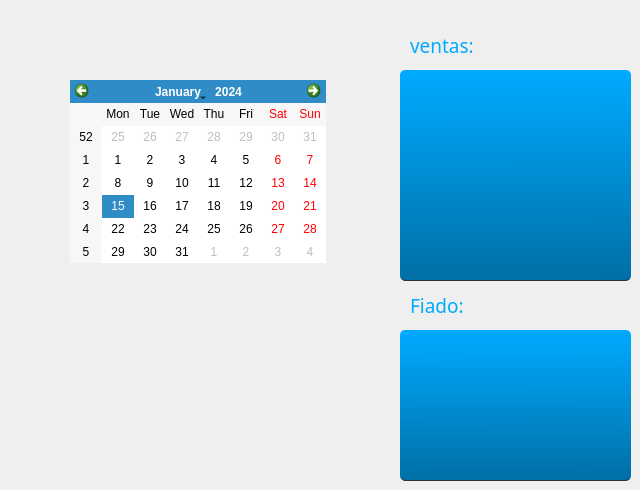
               <widget class="QWidget" name="page_historial">
                <widget class="QTableWidget" name="historial_ventas">
                 <property name="geometry">
                  <rect>
                   <x>400</x>
                   <y>70</y>
                   <width>231</width>
                   <height>211</height>
                  </rect>
                 </property>
                 <property name="cursor" stdset="0">
                  <cursorShape>ArrowCursor</cursorShape>
                 </property>
                 <property name="styleSheet">
                  <string notr="true">QTableWidget {	
	background-color: qlineargradient(spread:pad, x1:0.522682, y1:1, x2:0.516682, y2:0.011, stop:0 rgba(0, 111, 166, 255), stop:1 rgba(0, 170, 255, 255));
	border-radius: 5px;
	gridline-color: rgb(44, 49, 60);
	border-bottom: 1px solid rgb(44, 49, 60);
}
QTableWidget::item{
	border-color: rgb(44, 49, 60);
	padding-left: 5px;
	padding-right: 5px;
	gridline-color: rgb(44, 49, 60);
}
QTableWidget::item:selected{
	background-color: rgb(27, 55, 83);
}
QScrollBar:horizontal {
    border: none;
    background: rgb(52, 59, 72);
    height: 14px;
    margin: 0px 21px 0 21px;
	border-radius: 0px;
}
 QScrollBar:vertical {
	border: none;
    background: rgb(52, 59, 72);
    width: 14px;
    margin: 21px 0 21px 0;
	border-radius: 0px;
 }
QHeaderView::section{
	Background-color: qlineargradient(spread:pad, x1:0.522682, y1:1, x2:0.516682, y2:0.011, stop:0 rgba(0, 111, 166, 255), stop:1 rgba(0, 170, 255, 255));
	max-width: 30px;
	border: 1px solid rgb(44, 49, 60);
	border-style: none;
    border-bottom: 1px solid rgb(44, 49, 60);
    border-right: 1px solid rgb(44, 49, 60);
}
QTableWidget::horizontalHeader {	
	background-color:  qlineargradient(spread:pad, x1:0.522682, y1:1, x2:0.516682, y2:0.011, stop:0 rgba(0, 111, 166, 255), stop:1 rgba(0, 170, 255, 255));
}
QHeaderView::section:horizontal
{
    border: 1px solid rgb(32, 34, 42);
	background-color: qlineargradient(spread:pad, x1:0.522682, y1:1, x2:0.516682, y2:0.011, stop:0 rgba(0, 111, 166, 255), stop:1 rgba(0, 170, 255, 255));
	padding: 3px;
}
QHeaderView::section:vertical
{
    border: 1px solid rgb(44, 49, 60);
}</string>
                 </property>
                </widget>
                <widget class="QCalendarWidget" name="calendarWidget">
                 <property name="geometry">
                  <rect>
                   <x>70</x>
                   <y>80</y>
                   <width>256</width>
                   <height>183</height>
                  </rect>
                 </property>
                </widget>
                <widget class="QLabel" name="label">
                 <property name="geometry">
                  <rect>
                   <x>410</x>
                   <y>30</y>
                   <width>151</width>
                   <height>31</height>
                  </rect>
                 </property>
                 <property name="font">
                  <font>
                   <family>Levenim MT</family>
                   <pointsize>14</pointsize>
                  </font>
                 </property>
                 <property name="styleSheet">
                  <string notr="true">color: rgb(0, 170, 255);</string>
                 </property>
                 <property name="text">
                  <string>ventas:</string>
                 </property>
                </widget>
                <widget class="QLabel" name="label_2">
                 <property name="geometry">
                  <rect>
                   <x>410</x>
                   <y>290</y>
                   <width>151</width>
                   <height>31</height>
                  </rect>
                 </property>
                 <property name="font">
                  <font>
                   <family>Levenim MT</family>
                   <pointsize>14</pointsize>
                  </font>
                 </property>
                 <property name="styleSheet">
                  <string notr="true">color: rgb(0, 170, 255);</string>
                 </property>
                 <property name="text">
                  <string>Fiado:</string>
                 </property>
                </widget>
                <widget class="QTableWidget" name="historial_fiado">
                 <property name="geometry">
                  <rect>
                   <x>400</x>
                   <y>330</y>
                   <width>231</width>
                   <height>151</height>
                  </rect>
                 </property>
                 <property name="styleSheet">
                  <string notr="true">QTableWidget {	
	background-color: qlineargradient(spread:pad, x1:0.522682, y1:1, x2:0.516682, y2:0.011, stop:0 rgba(0, 111, 166, 255), stop:1 rgba(0, 170, 255, 255));
	border-radius: 5px;
	gridline-color: rgb(44, 49, 60);
	border-bottom: 1px solid rgb(44, 49, 60);
}
QTableWidget::item{
	border-color: rgb(44, 49, 60);
	padding-left: 5px;
	padding-right: 5px;
	gridline-color: rgb(44, 49, 60);
}
QTableWidget::item:selected{
	background-color: rgb(27, 55, 83);
}
QScrollBar:horizontal {
    border: none;
    background: rgb(52, 59, 72);
    height: 14px;
    margin: 0px 21px 0 21px;
	border-radius: 0px;
}
 QScrollBar:vertical {
	border: none;
    background: rgb(52, 59, 72);
    width: 14px;
    margin: 21px 0 21px 0;
	border-radius: 0px;
 }
QHeaderView::section{
	Background-color: qlineargradient(spread:pad, x1:0.522682, y1:1, x2:0.516682, y2:0.011, stop:0 rgba(0, 111, 166, 255), stop:1 rgba(0, 170, 255, 255));
	max-width: 30px;
	border: 1px solid rgb(44, 49, 60);
	border-style: none;
    border-bottom: 1px solid rgb(44, 49, 60);
    border-right: 1px solid rgb(44, 49, 60);
}
QTableWidget::horizontalHeader {	
	background-color:  qlineargradient(spread:pad, x1:0.522682, y1:1, x2:0.516682, y2:0.011, stop:0 rgba(0, 111, 166, 255), stop:1 rgba(0, 170, 255, 255));
}
QHeaderView::section:horizontal
{
    border: 1px solid rgb(32, 34, 42);
	background-color: qlineargradient(spread:pad, x1:0.522682, y1:1, x2:0.516682, y2:0.011, stop:0 rgba(0, 111, 166, 255), stop:1 rgba(0, 170, 255, 255));
	padding: 3px;
}
QHeaderView::section:vertical
{
    border: 1px solid rgb(44, 49, 60);
}</string>
                 </property>
                </widget>
               </widget>
